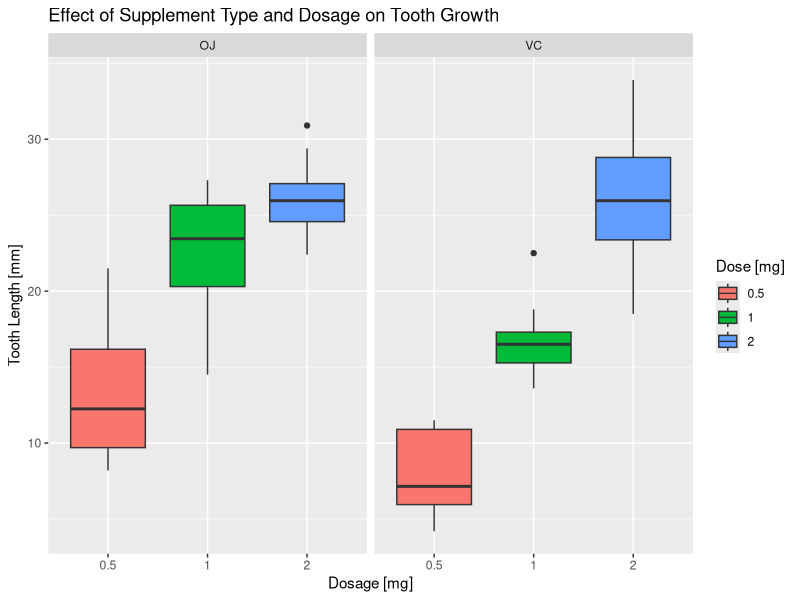

Generate this figure with R: (Note: this script raises an error after producing the figure.)
## ---- chunk 1
knitr::opts_chunk$set(echo = TRUE)
for (i in c("dplyr","stringr","lubridate","ggplot2","stringi",'knitr')) {
  if ((i %in% (installed.packages())) == F) {
          install.packages(i)
  }
}
library(ggplot2)
library(stringr)
library(stringi)
library(dplyr)
library(lubridate)
library(knitr)
options(scipen=999)
set.seed(1234)
## ---- chunk 2
library(datasets)
data(ToothGrowth)
dim(ToothGrowth)
## ---- chunk 3
head(ToothGrowth)
## ---- chunk 4
summary(ToothGrowth)
## ---- chunk 5
ggplot(ToothGrowth,aes(x=factor(dose),y=len,fill=factor(dose))) + 
    geom_boxplot() +
    facet_grid(.~supp) +
    scale_x_discrete("Dosage [mg]") +   
    scale_y_continuous("Tooth Length [mm]") +  
    scale_fill_discrete(name="Dose [mg]") + 
    ggtitle("Effect of Supplement Type and Dosage on Tooth Growth")
## ---- chunk 6
oj_data <- subset(ToothGrowth, supp=='OJ' & dose %in% c(0.5,2))
t.test(len ~ dose,paired=FALSE,var.equal=TRUE,data=oj_data)
## ---- chunk 7
vc_data <- subset(ToothGrowth, supp=='VC' & dose %in% c(0.5,2))
t.test(len ~ dose,paired=FALSE,var.equal=TRUE,data=vc_data)
## ---- chunk 8
dose_vect <- c(0.5,1,2)
doses <- lapply(dose_vect,function(d) {
        dose_data <- subset(ToothGrowth, supp %in% c('VC','OJ') & dose %in% d)
        t.test(len ~ supp,paired=FALSE,var.equal=TRUE,data=dose_data)
})
## ---- chunk 9
print(doses[1])
## ---- chunk 10
print(doses[2])
## ---- chunk 11
print(doses[3])
